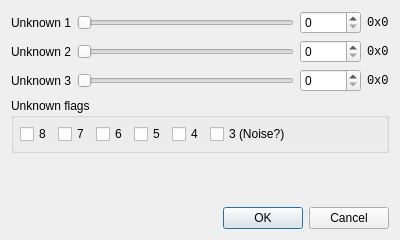
<?xml version="1.0" encoding="UTF-8"?>
<ui version="4.0">
 <class>SplitUnkEditor</class>
 <widget class="QDialog" name="SplitUnkEditor">
  <property name="geometry">
   <rect>
    <x>0</x>
    <y>0</y>
    <width>400</width>
    <height>240</height>
   </rect>
  </property>
  <property name="windowTitle">
   <string>Edit unknown split properties</string>
  </property>
  <layout class="QVBoxLayout" name="verticalLayout">
   <item>
    <layout class="QGridLayout" name="gridLayout">
     <item row="2" column="0">
      <widget class="QLabel" name="lblUnk3">
       <property name="text">
        <string>Unknown 3</string>
       </property>
       <property name="buddy">
        <cstring>spinUnk3</cstring>
       </property>
      </widget>
     </item>
     <item row="1" column="1">
      <widget class="QSlider" name="sliderUnk2">
       <property name="maximum">
        <number>65535</number>
       </property>
       <property name="pageStep">
        <number>1024</number>
       </property>
       <property name="orientation">
        <enum>Qt::Orientation::Horizontal</enum>
       </property>
      </widget>
     </item>
     <item row="1" column="3">
      <widget class="QLabel" name="lblUnk2Hex">
       <property name="font">
        <font>
         <family>Monospace</family>
        </font>
       </property>
       <property name="text">
        <string>0x0</string>
       </property>
      </widget>
     </item>
     <item row="2" column="1">
      <widget class="QSlider" name="sliderUnk3">
       <property name="maximum">
        <number>255</number>
       </property>
       <property name="orientation">
        <enum>Qt::Orientation::Horizontal</enum>
       </property>
      </widget>
     </item>
     <item row="1" column="0">
      <widget class="QLabel" name="lblUnk2">
       <property name="text">
        <string>Unknown 2</string>
       </property>
       <property name="buddy">
        <cstring>spinUnk2</cstring>
       </property>
      </widget>
     </item>
     <item row="2" column="2">
      <widget class="QSpinBox" name="spinUnk3">
       <property name="maximum">
        <number>255</number>
       </property>
      </widget>
     </item>
     <item row="0" column="1">
      <widget class="QSlider" name="sliderUnk1">
       <property name="maximum">
        <number>255</number>
       </property>
       <property name="orientation">
        <enum>Qt::Orientation::Horizontal</enum>
       </property>
      </widget>
     </item>
     <item row="0" column="2">
      <widget class="QSpinBox" name="spinUnk1">
       <property name="maximum">
        <number>255</number>
       </property>
      </widget>
     </item>
     <item row="1" column="2">
      <widget class="QSpinBox" name="spinUnk2">
       <property name="maximum">
        <number>65535</number>
       </property>
      </widget>
     </item>
     <item row="2" column="3">
      <widget class="QLabel" name="lblUnk3Hex">
       <property name="font">
        <font>
         <family>Monospace</family>
        </font>
       </property>
       <property name="text">
        <string>0x0</string>
       </property>
      </widget>
     </item>
     <item row="0" column="0">
      <widget class="QLabel" name="lblUnk1">
       <property name="text">
        <string>Unknown 1</string>
       </property>
       <property name="buddy">
        <cstring>spinUnk1</cstring>
       </property>
      </widget>
     </item>
     <item row="0" column="3">
      <widget class="QLabel" name="lblUnk1Hex">
       <property name="font">
        <font>
         <family>Monospace</family>
        </font>
       </property>
       <property name="text">
        <string>0x0</string>
       </property>
      </widget>
     </item>
    </layout>
   </item>
   <item>
    <widget class="QGroupBox" name="groupUnkFlags">
     <property name="title">
      <string>Unknown flags</string>
     </property>
     <layout class="QHBoxLayout" name="horizontalLayout_2">
      <property name="leftMargin">
       <number>6</number>
      </property>
      <property name="topMargin">
       <number>6</number>
      </property>
      <property name="rightMargin">
       <number>6</number>
      </property>
      <property name="bottomMargin">
       <number>6</number>
      </property>
      <item>
       <widget class="QCheckBox" name="checkUnkFlag8">
        <property name="text">
         <string>8</string>
        </property>
       </widget>
      </item>
      <item>
       <widget class="QCheckBox" name="checkUnkFlag7">
        <property name="text">
         <string>7</string>
        </property>
       </widget>
      </item>
      <item>
       <widget class="QCheckBox" name="checkUnkFlag6">
        <property name="text">
         <string>6</string>
        </property>
       </widget>
      </item>
      <item>
       <widget class="QCheckBox" name="checkUnkFlag5">
        <property name="text">
         <string>5</string>
        </property>
       </widget>
      </item>
      <item>
       <widget class="QCheckBox" name="checkUnkFlag4">
        <property name="text">
         <string>4</string>
        </property>
       </widget>
      </item>
      <item>
       <widget class="QCheckBox" name="checkUnkFlag3">
        <property name="text">
         <string>3 (Noise?)</string>
        </property>
       </widget>
      </item>
      <item>
       <spacer name="horizontalSpacer_2">
        <property name="orientation">
         <enum>Qt::Orientation::Horizontal</enum>
        </property>
        <property name="sizeHint" stdset="0">
         <size>
          <width>40</width>
          <height>20</height>
         </size>
        </property>
       </spacer>
      </item>
     </layout>
    </widget>
   </item>
   <item>
    <spacer name="verticalSpacer">
     <property name="orientation">
      <enum>Qt::Orientation::Vertical</enum>
     </property>
     <property name="sizeHint" stdset="0">
      <size>
       <width>20</width>
       <height>40</height>
      </size>
     </property>
    </spacer>
   </item>
   <item>
    <widget class="QDialogButtonBox" name="buttonBox">
     <property name="orientation">
      <enum>Qt::Orientation::Horizontal</enum>
     </property>
     <property name="standardButtons">
      <set>QDialogButtonBox::StandardButton::Cancel|QDialogButtonBox::StandardButton::Ok</set>
     </property>
    </widget>
   </item>
  </layout>
 </widget>
 <resources/>
 <connections>
  <connection>
   <sender>buttonBox</sender>
   <signal>accepted()</signal>
   <receiver>SplitUnkEditor</receiver>
   <slot>accept()</slot>
   <hints>
    <hint type="sourcelabel">
     <x>227</x>
     <y>181</y>
    </hint>
    <hint type="destinationlabel">
     <x>157</x>
     <y>199</y>
    </hint>
   </hints>
  </connection>
  <connection>
   <sender>buttonBox</sender>
   <signal>rejected()</signal>
   <receiver>SplitUnkEditor</receiver>
   <slot>reject()</slot>
   <hints>
    <hint type="sourcelabel">
     <x>295</x>
     <y>187</y>
    </hint>
    <hint type="destinationlabel">
     <x>286</x>
     <y>199</y>
    </hint>
   </hints>
  </connection>
  <connection>
   <sender>sliderUnk1</sender>
   <signal>valueChanged(int)</signal>
   <receiver>spinUnk1</receiver>
   <slot>setValue(int)</slot>
   <hints>
    <hint type="sourcelabel">
     <x>197</x>
     <y>15</y>
    </hint>
    <hint type="destinationlabel">
     <x>280</x>
     <y>24</y>
    </hint>
   </hints>
  </connection>
  <connection>
   <sender>spinUnk1</sender>
   <signal>valueChanged(int)</signal>
   <receiver>sliderUnk1</receiver>
   <slot>setValue(int)</slot>
   <hints>
    <hint type="sourcelabel">
     <x>285</x>
     <y>18</y>
    </hint>
    <hint type="destinationlabel">
     <x>264</x>
     <y>21</y>
    </hint>
   </hints>
  </connection>
  <connection>
   <sender>sliderUnk2</sender>
   <signal>valueChanged(int)</signal>
   <receiver>spinUnk2</receiver>
   <slot>setValue(int)</slot>
   <hints>
    <hint type="sourcelabel">
     <x>264</x>
     <y>52</y>
    </hint>
    <hint type="destinationlabel">
     <x>299</x>
     <y>47</y>
    </hint>
   </hints>
  </connection>
  <connection>
   <sender>spinUnk2</sender>
   <signal>valueChanged(int)</signal>
   <receiver>sliderUnk2</receiver>
   <slot>setValue(int)</slot>
   <hints>
    <hint type="sourcelabel">
     <x>291</x>
     <y>53</y>
    </hint>
    <hint type="destinationlabel">
     <x>264</x>
     <y>48</y>
    </hint>
   </hints>
  </connection>
  <connection>
   <sender>sliderUnk3</sender>
   <signal>valueChanged(int)</signal>
   <receiver>spinUnk3</receiver>
   <slot>setValue(int)</slot>
   <hints>
    <hint type="sourcelabel">
     <x>264</x>
     <y>80</y>
    </hint>
    <hint type="destinationlabel">
     <x>285</x>
     <y>75</y>
    </hint>
   </hints>
  </connection>
  <connection>
   <sender>spinUnk3</sender>
   <signal>valueChanged(int)</signal>
   <receiver>sliderUnk3</receiver>
   <slot>setValue(int)</slot>
   <hints>
    <hint type="sourcelabel">
     <x>295</x>
     <y>78</y>
    </hint>
    <hint type="destinationlabel">
     <x>264</x>
     <y>76</y>
    </hint>
   </hints>
  </connection>
 </connections>
</ui>
